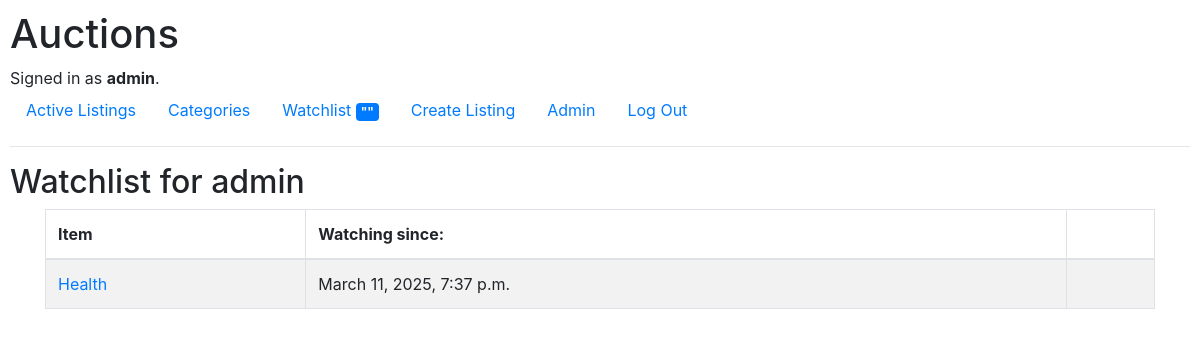
The app's page /listings/watch (signed in) with its own data.
### auctions/models.py (models this page shows, shortened)
class User(AbstractUser):
    number_on_watchlist = models.CharField(blank=True, max_length=8)

class Watch(models.Model):
    watcher = models.ForeignKey(User, on_delete=models.CASCADE, related_name="watchlist")
    item = models.ForeignKey(Listings, on_delete=models.CASCADE)
    date = models.DateTimeField(auto_now_add=True)

class Listings(models.Model):
    vendor = models.ForeignKey(User, on_delete=models.CASCADE, related_name="user_listings")
    categories = models.ManyToManyField(Categories)
    title = models.CharField(max_length=64)
    description = models.CharField(max_length=256, blank=True, default="")
    reserve_price = models.DecimalField(decimal_places=2, max_digits=8, default=0)
    date_listed = models.DateTimeField(auto_now_add=True)
    img_file = models.CharField(max_length=64, blank=True, default="")
    active = models.BooleanField()
    def __str__(self):
        return f"{self.title}"

### auctions/views.py (the view)
# urls.py: path("listings/watch", views.watchlist, name="watchlist"),
def watchlist(request):
    user = request.user
    listings = Watch.objects.filter(watcher=user.id)
    return render(request, "auctions/watchlist.html", {
        "listings": listings
    })

### auctions/templates/auctions/watchlist.html
{% extends "auctions/layout.html" %}
{% block body %}
  <h2>Watchlist {% if user.is_authenticated %} for {{ user.username }}{% endif %}</h2>
  <div class="container">
    <div class="row">
        <div class="col-md-12">
            <table class="table table-bordered table-striped table-hover">
              <thead><th>Item</th><th>Watching since:</th><th></th></thead>
              <tbody>
              {% for listing in listings %}
                <tr><td><a href="{{ listing.item.id }}">{{ listing.item }}</a></td><td>{{ listing.date }}</td><td></td></tr>
              {% endfor %}
              </tbody>
            </table>
        </div>
    </div>
</div>
{% endblock %}

### auctions/templates/auctions/layout.html (shortened to what this page needs)
{% load static %}
<!DOCTYPE html>
<html lang="en">
    <head>
        <link rel="stylesheet" href="https://stackpath.bootstrapcdn.com/bootstrap/4.4.1/css/bootstrap.min.css">
        <link href="{% static 'auctions/styles.css' %}" rel="stylesheet">
    </head>
    <body>
        <h1>Auctions</h1>
        <div>
            {% if user.is_authenticated %}
                Signed in as <strong>{{ user.username }}</strong>.
            {% else %}
                Not signed in.
            {% endif %}
        </div>
        <ul class="nav">
            <li class="nav-item">
                <a class="nav-link" href="{% url 'index' %}">Active Listings</a>
            </li>
            <li>
                <a class="nav-link" href="{% url 'categories' %}">Categories</a>
            </li>
            {% if user.is_authenticated %}
                <li class="nav-item">
                    <a class="nav-link" href="{% url 'watchlist' %}">Watchlist <span class="badge bg-primary" style="color:#ffffff">{{ user.number_on_watchlist }}</span></a>
                </li>
                <li class="nav-item">
                    <a class="nav-link" href="{% url 'add_listing' %}">Create Listing</a>
                </li>
                {% if user.is_superuser %}
                    <li class="nav-item">
                        <a class="nav-link" href="/admin">Admin</a>
                    </li>
                {% endif %}
                <li class="nav-item">
                    <a class="nav-link" href="{% url 'logout' %}">Log Out</a>
                </li>
            {% endif %}
        </ul>
        <hr>
        {% block body %}
        {% endblock %}
    </body>
</html>

### auctions/static/auctions/styles.css (style rules this page uses)
body { padding: 10px; }

### records on screen
User: username "admin", number_on_watchlist "\"\""
Watch: item "Health", date "March 11, 2025, 7:37 p.m."
